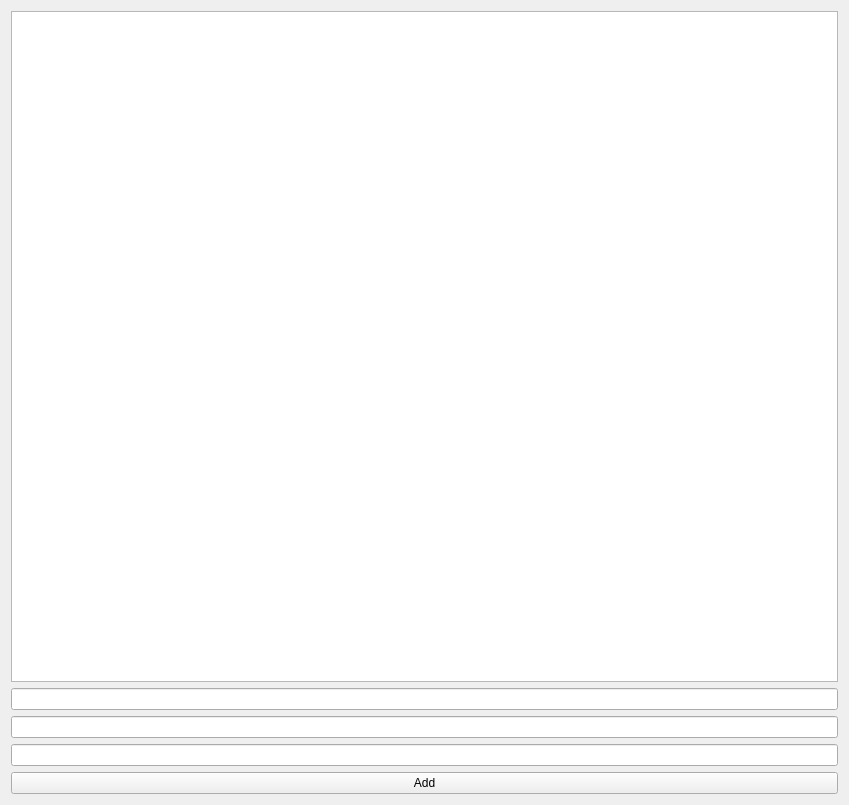
<?xml version="1.0" encoding="UTF-8"?>
<ui version="4.0">
 <class>Presenter</class>
 <widget class="QWidget" name="Presenter">
  <property name="geometry">
   <rect>
    <x>0</x>
    <y>0</y>
    <width>849</width>
    <height>805</height>
   </rect>
  </property>
  <property name="windowTitle">
   <string>Presenter</string>
  </property>
  <layout class="QVBoxLayout" name="verticalLayout">
   <item>
    <widget class="QListWidget" name="listWidget"/>
   </item>
   <item>
    <widget class="QLineEdit" name="lineEdit"/>
   </item>
   <item>
    <widget class="QLineEdit" name="lineEdit_2"/>
   </item>
   <item>
    <widget class="QLineEdit" name="lineEdit_3"/>
   </item>
   <item>
    <widget class="QPushButton" name="pushButton">
     <property name="text">
      <string>Add</string>
     </property>
    </widget>
   </item>
  </layout>
 </widget>
 <layoutdefault spacing="6" margin="11"/>
 <resources/>
 <connections/>
</ui>
